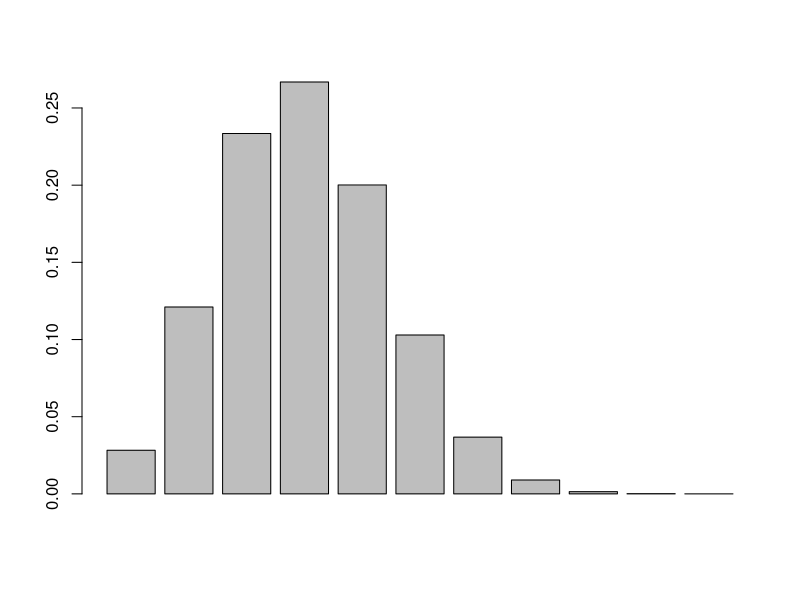
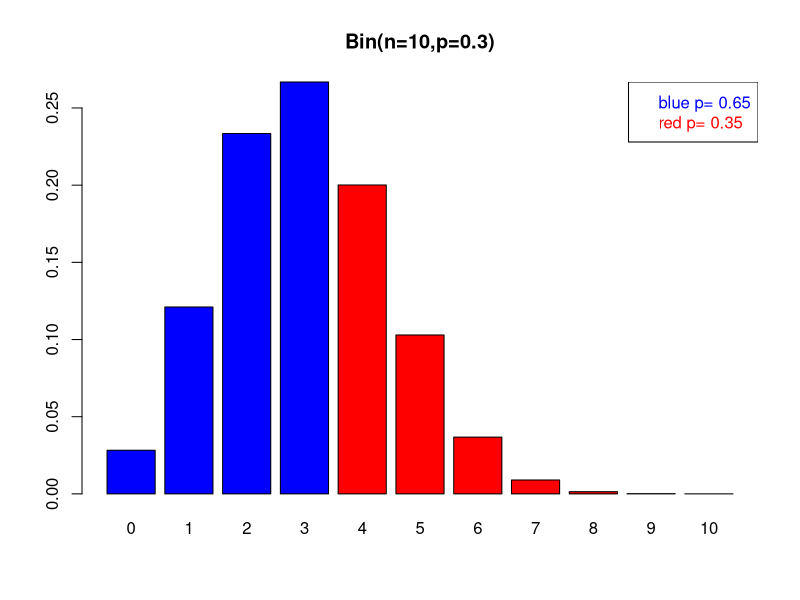
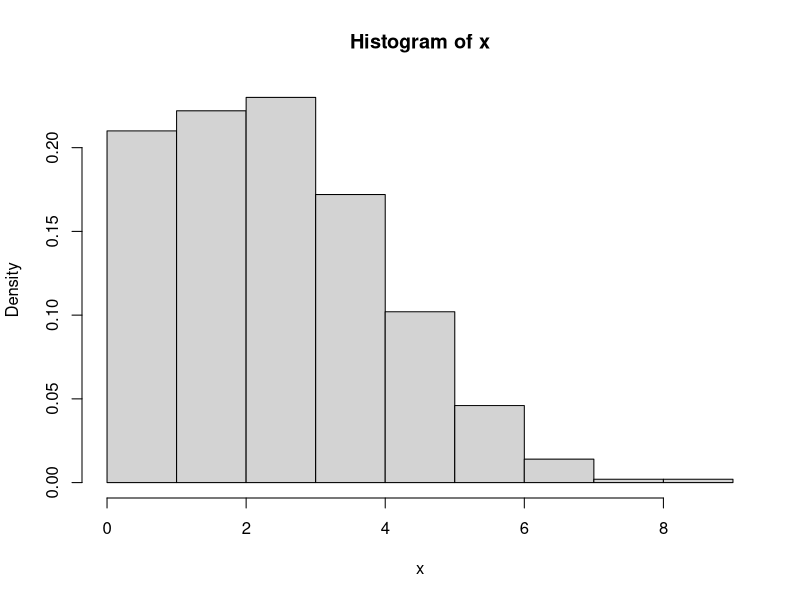
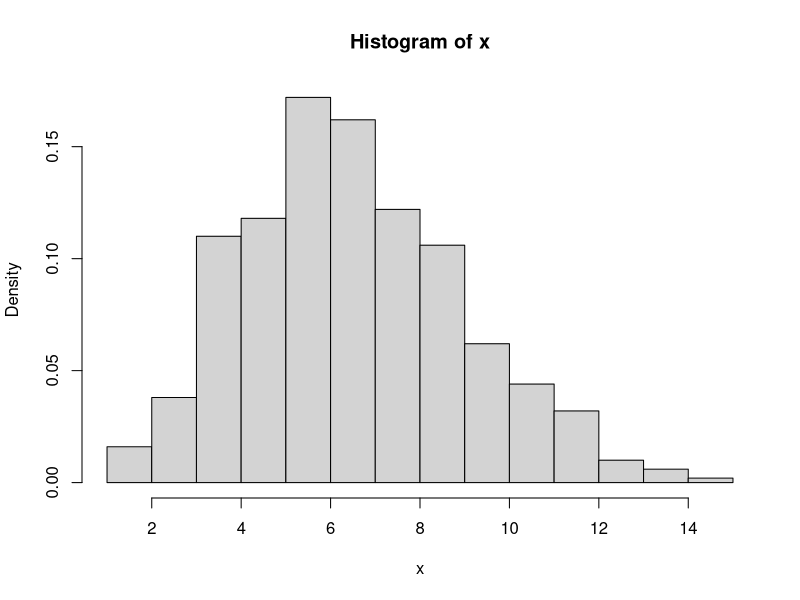
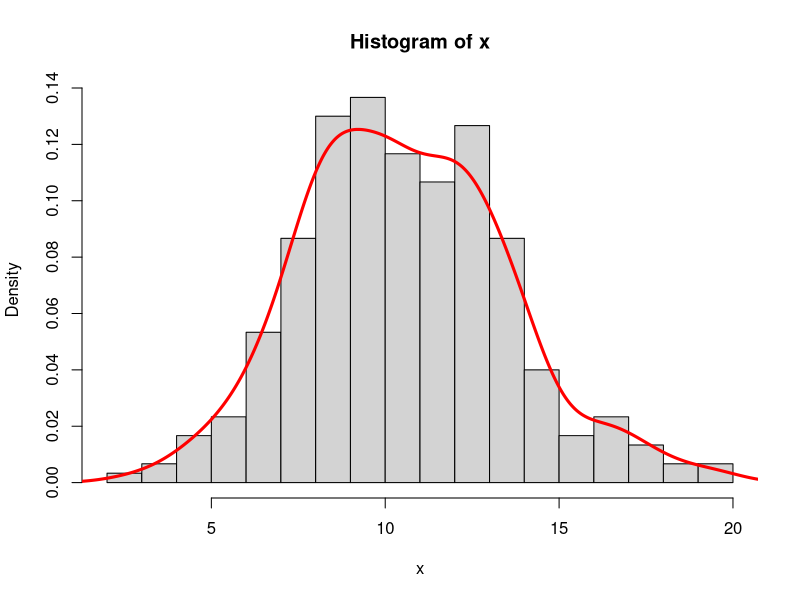
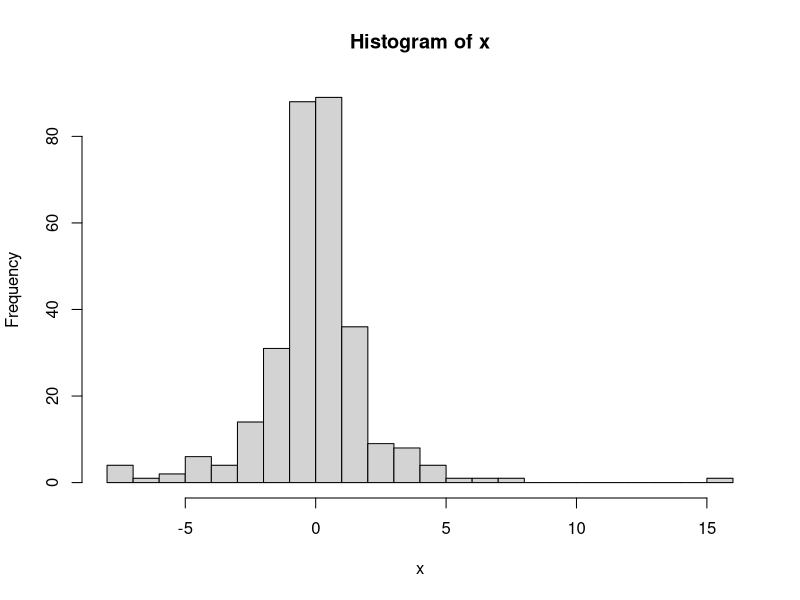
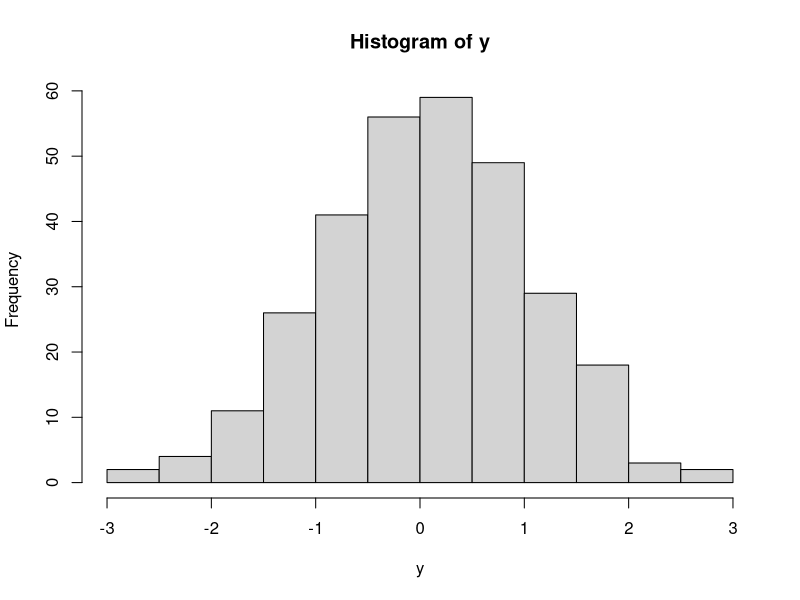
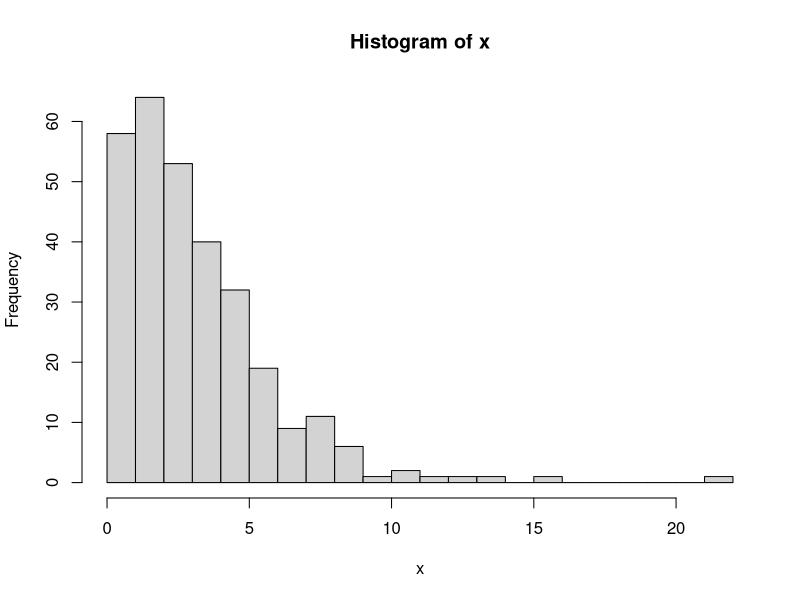

Source code (R) for these figures, in order: (Note: this script raises an error after producing the figures.)
#### Demo 11: Föreläsning 6 ####
#### Författare: Josef Wilz?n

#----------------------------------------------
# Del 1: Slumptal, statistik mm
#----------------------------------------------

?distribution

# skapa en slumpsekvens med 0/1
?rbinom
a<-rbinom(30,1,0.3)
print(a)
mean(a)

# binomialfördelning: n=10 p=0.3
b<-dbinom(x=0:10,size=10,prob=0.3)
barplot(b)
# kumulativ sannolikhet
barplot(b,col=ifelse(0:10<4,"blue","red"),main="Bin(n=10,p=0.3)",names.arg=0:10)
d<-pbinom(q=3,size=10,prob=0.3)
legend("topright",legend=paste(c("blue","red"),c("p=","p="),c(round(d,3),
        round((1-d),3))),text.col=c("blue","red"))

# poissonfördelningen
?rpois
x<-rpois(500,3)
hist(x,10,freq=FALSE)
x<-rpois(500,7)
hist(x,10,freq=FALSE)

# ta stickprov:
?sample
sample(1:10,size=5)

sample(1:10,size=5,replace=TRUE)

y<-c("a","b","b","a","c","c","a","d","c","a","a","d")
sample(y,3)


# kontinuerliga fördelningar
#normalfördelnng
?rnorm
x<-rnorm(n=300,mean=10,sd=3)
hist(x,20,freq=FALSE)
y<-density(x)
lines(y,col="red",lwd="3")
# Vad gör följande rader?
pnorm(q=1.96,mean=0,sd=1)
1-pnorm(q=1.96,mean=0,sd=1)
pnorm(q=1.96,mean=0,sd=1,lower.tail=FALSE)
qnorm(p=0.025,mean=0,sd=1)
qnorm(p=0.975,mean=0,sd=1)

# t-fördelning
?rt
x<-rt(n=300,df=2)
hist(x,20)
y<-rt(n=300,df=40)
hist(y,20)

# chi2
?rchisq
x<-rchisq(n=300,df=3)
hist(x,20)
y<-rchisq(n=300,df=20)
hist(y,20)

# f-fördelning
?rf
par(mfrow=c(3,1))
x<-rf(n=300,df1=1,df2=5)
hist(x,30,main="df1=1 df2=5")
y<-rf(n=300,df1=2,df2=10)
hist(y,30,main="df1=2 df2=10")
z<-rf(n=300,df1=5,df2=5)
hist(z,30,main="df1=5 df2=5")
par(mfrow=c(1,1))

# lite mer om table:
x<-sample(x=letters[1:3],size=20,replace=TRUE)
y<-sample(x=letters[1:4],size=20,replace=TRUE)
z<-table(x,y)
prop.table(z) # relativt totalsumman, jmf: z/sum(z)
prop.table(z,margin=1) # relativt radsumman
prop.table(z,margin=2) # relativt kolumnsumman


# Konfidensintervall och hypotestest för medelvärde i normalpopulation 
?t.test
data(trees)
vol<-trees$Volume
# Är medelvärdet=20?
myTest<-t.test(x=vol,mu=20,conf.level=0.95)
print(myTest)
class(myTest)
str(myTest)
myTest$null.value
myTest$p.value
myTest$conf.int

# Test av frekvenstabeller: 
x<-sample(x=letters[1:3],size=100,replace=TRUE)
y<-sample(x=letters[5:8],size=100,replace=TRUE)
z<-table(x,y)
?barplot
print(z)
barplot(z, main="",xlab="",legend = rownames(z),col=3:5)
barplot(z, main="", ylab= "",beside=TRUE, col=3:5)
legend("topright", c("a","b","c"), cex=1, bty="n", fill=3:5)

summary(z)
chisq.test(z)

x2<-sample(x=letters[1:3],size=10,replace=TRUE)
y2<-sample(x=letters[5:8],size=10,replace=TRUE)
z2<-table(x2,y2)
z2
fisher.test(x=z2)





#----------------------------------------------
# Del 2: lubridate och datum/tid
#----------------------------------------------

# läsa in paketet
library(lubridate) 

# Läsa in datum 

just_nu<-now() 
just_nu

idag<-today() 
idag

birthday<-"1981-11-05" 

birthday+1 

birth<-ymd(birthday)
birth
birth+days(1)

# Plocka ut delar ur datumet 

week(birth) 

yday(birth) 

wday(birth,label=TRUE,abbr=FALSE) 

# Byt delar av datumet 

year(birth)<-1983 

month(birth)<-6 

day(birth)<-24 

birth
# Datumberäkningar (exakt - kontinuerlig tid) 

myLife<-new_interval(birth,today()) 

myLife/dyears() 

myLife/dweeks() 

myLife/ddays() 

myLife/dhours() 

# Datumberäkningar (relativ - diskret tid) 

myLife/months(1) 

12*31 

myLife/years(1) 

birth+days(10000) 


#avrunda:
round_date(x=birth,unit="day")
round_date(x=birth,unit="year")
floor_date(x=birth,unit="month")
ceiling_date(x=birth,unit="month")

# Någon som vill veta när de fyller 10000 dagar?
student<-ymd("")
life<-new_interval(student,now())
student+days(10000)






















